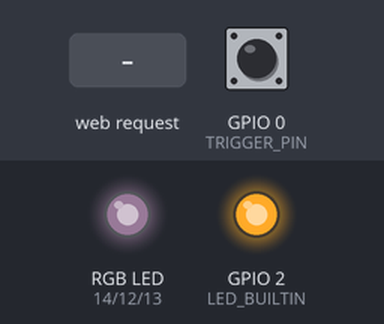
Simulated run of this sketch. Board: ESP8266 (NodeMCU). Shown: an RGB LED mixed from three pins (HIGH = lit), output pins drawn as LEDs (lit = HIGH, except the on-board LED, lit = LOW). Inputs (shaded band) come from the test bench; at power-on: GPIO 0 (TRIGGER_PIN) HIGH. Dim RGB values are drawn brighter than linear; WiFi joins after 1.5 s; servers stay silent unless stated; random numbers use the default seed unless the sketch sets one; what the sketch prints to the serial monitor is not drawn.

Above: at 1.25 s.
1.3 s: HTTP request GET /config received
4.3 s: HTTP request GET /control?redrange=1 received
At 5.3 s:
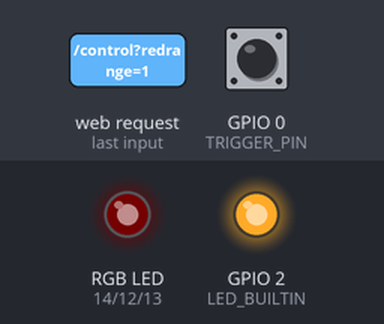
6.1 s: HTTP request GET /control?redrange=120 received
At 7.6 s:
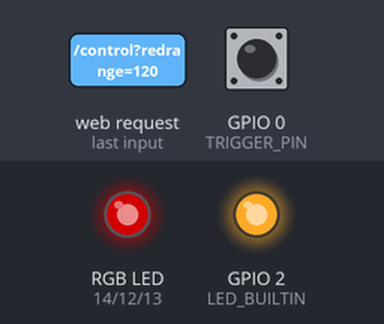
7.9 s: HTTP request GET /control?greenrange=1 received
At 9.2 s:
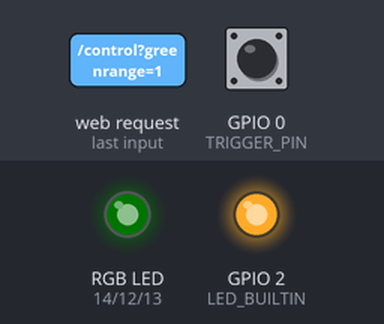
9.7 s: HTTP request GET /control?greenrange=120 received
At 10.6 s:
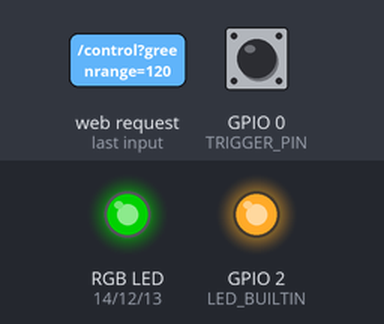
11.5 s: HTTP request GET /control?auto_cycle=120&redrange=120&greenrange=120 received
At 13.2 s:
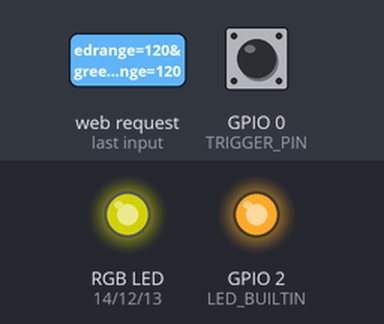
Timing chart, 0 to 14.3 s (numbered marks = the images above; inputs shaded):
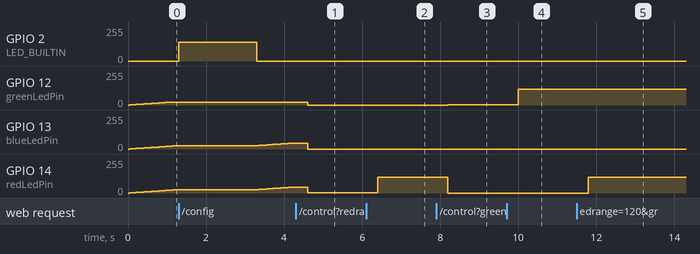

The sketch:

diy_3d_printed_wifi_table_lamp.ino
```cpp
/*
 * DIY 3D printed WiFi table lamp
 *
 * Created by: Alex Risteski - Svarc
 * Created for: SelfTaughtStuff
 * Channel URL: https://www.youtube.com/@self_taught_stuff
 *
 * Install "ESP8266 Community" boards definitions
 * More info on how to install them here: https://github.com/esp8266/Arduino
 *
*/

#include <ESP8266WiFi.h>
#include <WiFiClient.h>
#include <ESP8266WebServer.h>
#include <StreamString.h>
#include <math.h>
#define TRIGGER_PIN 0
#ifndef APSSID
  #define APSSID "STS RGB Table Lamp"
  #define APPSK "letitbelight"
#endif

const char* ssid = APSSID;
const char* password = APPSK;
int brightness = 0;
float intensity = 1;
int red = 0;
int green = 0;
int blue = 0;
int new_red = 0;
int new_green = 0;
int new_blue = 0;
bool cycle = true;
bool up = true;
bool config_enabled = false;
bool control_enabled = false;
unsigned long previous_time = 0;
unsigned long led_previous_time = 0;
unsigned long pwm_delay = 2;
unsigned long led_pwm_delay = 50;
unsigned long wifi_connection_start = 0;

#define redLedPin 14
#define greenLedPin 12
#define blueLedPin 13

ESP8266WebServer server(80);

// Homepage HTML/CSS/JS (WiFi configuration page)
const char homepage[]PROGMEM=R"=====(
<!DOCTYPE html><html><head> <title>STS RGB Table Lamp</title> <meta name="viewport" content="width=device-width, initial-scale=1"> <style type="text/css"> body{margin: 0; padding: 0; width: 100%%; height: 100%%; background:linear-gradient(to bottom,#7f8c8d,#95a5a6); background-repeat: no-repeat; background-attachment: fixed;}.main{display: block; position:absolute; height:auto; bottom:0; top:0; left:0; right:0; margin: 20px; background-color: green; padding: 20px; background:#2c3e50; border-radius:10px; box-shadow:5px 20px 50px #000; text-align: center;}.title{font-size:5vw; color: #fff;}.form_wrap{padding: 0; margin: 0; width: 100%%; display: block;}small{font-size:3vw; color: #fff;}.input_wrap{padding: 10px; position: relative;}input{font-size: 5vw; text-align: center; width: 100%%; border-radius: 10px; background-color: #34495e; border: none; box-shadow:2px 5px 5px #233140; color: #95a5a6; padding: 5px;}button{background: #27ae60; font-size: 1em; border: none; border-radius: 5px; transition: 0.2s ease-in; width: 100%%; height: 100%%; min-height: 50px; font-size: 3vw; box-shadow:2px 5px 5px #233140;}button:hover{background:#2ecc71;}.input_wrap i{position: absolute; right: 10px; font-size: 5vw; cursor: pointer; color: #95a5a6; z-index: 9999; display: flex; align-items: center; height: 100%%; top: 0;}</style> <link rel="stylesheet" href="https://cdnjs.cloudflare.com/ajax/libs/font-awesome/5.13.0/css/all.min.css"></head><body> <div class="main"> <div class="form_wrap"> <label class="title" aria-hidden="true">STS RGB Table Lamp</label> <hr> <form id="form" action="/config" method="GET"> <p><small>Enter your router SSID and Password.</small></p><div class="input_wrap"> <input type="text" name="ssid" placeholder="SSID" required=""> </div><div class="input_wrap"> <input id="id_password" type="password" name="password" placeholder="Password" required=""> <i class="far fa-eye" id="togglePassword"></i> </div><div class="input_wrap"> <button type="submit" form="form" value="Submit">Connect</button> </div></form> </div></div></body><script type="text/javascript">(function(){const togglePassword=document.querySelector('#togglePassword'); const password=document.querySelector('#id_password'); togglePassword.addEventListener('click', function (e){const type=password.getAttribute('type')==='password' ? 'text' : 'password'; password.setAttribute('type', type); this.classList.toggle('fa-eye-slash');});})();</script></html>
)=====";

// Wifi connection page
const char connection_page[]PROGMEM=R"=====(
<!DOCTYPE html><html><head> <title>STS RGB Table Lamp</title> <meta name="viewport" content="width=device-width, initial-scale=1"> <style type="text/css"> body{margin: 0; padding: 0; width: 100%%; height: 100%%; background:linear-gradient(to bottom,#7f8c8d,#95a5a6); background-repeat: no-repeat; background-attachment: fixed;}.main{display: block; position:absolute; height:auto; bottom:0; top:0; left:0; right:0; margin: 20px; background-color: green; padding: 20px; background:#2c3e50; border-radius:10px; box-shadow:5px 20px 50px #000; text-align: center;}.title{font-size:5vw; color: #fff;}.form_wrap{padding: 0; margin: 0; width: 100%%; display: block;}small{font-size:3vw; color: #fff;}</style></head><body> <div class="main"> <label class="title" aria-hidden="true">STS RGB Table Lamp</label> <hr> <div class="form_wrap"> <small> <p>Device is trying to connect...</p><p>Wait for 10 seconds, then check the blue status LED.</p><p>If the LED is constantly on, open your router and find the ip of the device named STS_RGB_Table_Lamp, then add `/control` after the ip and open that URL in your browser</p><p>If the LED is blinking, connection failed, try setting the SSID and password of your WiFi again.</p></small> </div></div></body></html>
)=====";

void setup() {
  #ifdef WIFI_IS_OFF_AT_BOOT
    enableWiFiAtBootTime();
  #endif
  Serial.begin(115200);
  while(!Serial);
  pinMode(LED_BUILTIN, OUTPUT);
  pinMode(redLedPin, OUTPUT);
  pinMode(greenLedPin, OUTPUT);
  pinMode(blueLedPin, OUTPUT);
  pinMode(TRIGGER_PIN, INPUT);
}

void loop() {
  check_connection();
  check_restart();
  change_led_status();
}

// Checks if the device is connected to the router
// If not connected fade the led in and out, start AP for client to connect and config the WiFi credentials
// If connected wait for client request
void check_connection(){
  if(WiFi.status() != WL_CONNECTED) {
    fade_led_not_connected();
    handle_wifi_config();
  } else {
    handle_control();
    digitalWrite(LED_BUILTIN, LOW);
  }
}

// Handle the request
// If control is enable (false on start) handle the client by serving the requested route
// If control not enabled register route "/control" and enable the control
void handle_control(){
  if(control_enabled){
    server.handleClient();
  } else {
    server.on("/control", provideControl);
    control_enabled = true;
  }
}

// Check for control
// If auto cycle selected set the values of the lights to 0 and start cycling
// Otherwise set the values of the lights to the GET parameters and serve the control page
void provideControl(){
  if(server.arg("auto_cycle").toInt() == 1){
    red = 0;
    green = 0;
    blue = 0;
    cycle = true;
  } else {
    if(server.arg("redrange") == "" && server.arg("greenrange") == "" && server.arg("bluerange") == "" && server.arg("whiterange") == "" && server.arg("intensity") == ""){
      cycle = true;
    } else {
      cycle = false;
    }
    if(server.arg("intensity") != ""){
      intensity = server.arg("intensity").toFloat();
    }
    red = round(server.arg("redrange").toInt() * intensity);
    green = round(server.arg("greenrange").toInt() * intensity);
    blue = round(server.arg("bluerange").toInt() * intensity);
  }
  StreamString controlpage;
  controlpage.reserve(10000);
  // Control page start
  controlpage.printf("\
<!DOCTYPE html>\
<html>\
<head>\
  <title>STS RGB Table Lamp</title>\
  <meta name=\"viewport\" content=\"width=device-width, initial-scale=1\">\
  <style type=\"text/css\">\
    body {\
      margin: 0;\
      padding: 0;\
      width: 100%%;\
      height: 100%%;\
      background:linear-gradient(to bottom,#7f8c8d,#95a5a6);\
      background-repeat: no-repeat;\
      background-attachment: fixed;\
    }\
    .main {\
      display: block;\
      position:absolute;\
      height:auto;\
      bottom:0;\
      top:0;\
      left:0;\
      right:0;\
      margin: 20px;\
      background-color: green;\
      padding: 20px;\
      background:#2c3e50;\
      border-radius:10px;\
      box-shadow:5px 20px 50px #000;\
      text-align: center;\
    }\
    .title {\
      font-size:5vw;\
      color: #fff;\
    }\
    .form_wrap {\
      padding: 0;\
      margin: 0;\
      width: 100%%;\
      display: block;\
    }\
    .colorcyclewrapper {\
      min-width: 100%%;\
      min-height: 50px;\
      margin-bottom: 10px;\
    }\
    .colorcyclewrapper button {\
      background: #27ae60;\
      font-size: 1em;\
      border: none;\
      border-radius: 5px;\
      transition: 0.2s ease-in;\
      width: 100%%;\
      height: 100%%;\
      min-height: 50px;\
    }\
    .colorcyclewrapper button:hover {\
      background:#2ecc71;\
    }\
    .slidecontainer {\
      width: 100%%;\
    }\
    .slider {\
      -webkit-appearance: none;\
      appearance: none;\
      width: 80%%;\
      height: 25px;\
      background: #4e6d8c;\
      outline: none;\
      -webkit-transition: .2s;\
      transition: opacity .2s;\
      border-radius: 10px;\
    }\
    .slider:hover {\
      opacity: 1;\
    }\
    .slider::-webkit-slider-thumb {\
      -webkit-appearance: none;\
      appearance: none;\
      width: 25px;\
      height: 25px;\
      background: #04AA6D;\
      cursor: pointer;\
    }\
    .slider::-moz-range-thumb {\
      width: 25px;\
      height: 25px;\
      background: #04AA6D;\
      cursor: pointer;\
    }\
    .night{\
      width: 25px;\
      display: inline-block;\
      height: 25px;\
      background-color: #000;\
      margin: 0;\
      padding: 0;\
      border-radius: 25px;\
    }\
    .day{\
      width: 25px;\
      display: inline-block;\
      height: 25px;\
      background-color: #fff;\
      margin: 0;\
      padding: 0;\
      border-radius: 25px;\
    }\
    .sel_col {\
      -webkit-box-shadow:inset 0px 0px 0px 10px #2c3e50;\
      -moz-box-shadow:inset 0px 0px 0px 10px #2c3e50;\
      box-shadow:inset 0px 0px 0px 10px #2c3e50;\
    }\
  </style>\
  <link rel=\"stylesheet\" href=\"https://cdnjs.cloudflare.com/ajax/libs/font-awesome/5.13.0/css/all.min.css\">\
</head>\
<body>\
  <div class=\"main\">\
    <label class=\"title\" aria-hidden=\"true\">STS RGB Table Lamp</label>\
    <hr>\
    <div class=\"colorcyclewrapper\">\
      <a href=\"/control?auto_cycle=1\"><button>Auto Cycle</button></a>\
    </div>\
    <div class=\"slidecontainer\">\
      <span class=\"night\"></span>\
      <input type=\"range\" min=\"0\" max=\"1\" value=\"%f\" step=\"0.1\" class=\"slider\" id=\"myRange\" onchange=\"setBrightness()\">\
      <span class=\"day\"></span>\
    </div>\
    <div class=\"form_wrap\">\
    </div>\
  </div>\
</body>\
<script type=\"text/javascript\">\
  (function() {\
    let main = document.querySelector('.main');\
    let form_wrap = document.querySelector('.form_wrap');\
    let wrap_width = form_wrap.getBoundingClientRect().width;\
    let main_height = main.getBoundingClientRect().height;\
    let box_width = Math.round(wrap_width/9);\
    let title = document.querySelector('.title');\
    let title_height = title.offsetHeight;\
    let hr = document.querySelector('hr');\
    let hr_height = hr.getBoundingClientRect().height;\
    let cycle = document.querySelector('.colorcyclewrapper');\
    let cycle_height = cycle.getBoundingClientRect().height;\
    let wrapper_height = Math.floor(main_height - title_height - hr_height - cycle_height - 10);\
    let box_height = Math.floor(wrapper_height/11);\
    var i = 0;\
    var r = 255;\
    var g = 0;\
    var b = 0;\
    var colors = [];\
    for (g = 0; g < 255; g += 17) {\
      colors.push([r, g, b]);\
      i++;\
    }\
    for (r = 255; r > 0; r -= 17) {\
      colors.push([r, g, b]);\
      i++;\
    }\
    for (b = 0; b < 255; b += 17) {\
      colors.push([r, g, b]);\
      i++;\
    }\
    for (g = 255; g > 0; g -= 17) {\
      colors.push([r, g, b]);\
      i++;\
    }\
    for (r = 0; r < 255; r += 17) {\
      colors.push([r, g, b]);\
      i++;\
    }\
    for (b = 255; b > 0; b -= 17) {\
      colors.push([r, g, b]);\
      i++;\
    }\
    for (var shade = 0; shade < 255; shade+= 31) {\
      if(255 - shade < 31){\
        shade = 255;\
      }\
      colors.push([shade, shade, shade]);\
      i++;\
    }\
    colors.forEach(make_color_box);\
    function make_color_box(item, index, arr) {\
      var url_red = new URLSearchParams(window.location.search).get(\"redrange\");\
      var url_green = new URLSearchParams(window.location.search).get(\"greenrange\");\
      var url_blue = new URLSearchParams(window.location.search).get(\"bluerange\");\
      if(url_red == item[0] && url_green == item[1] && url_blue == item[2]){\
        form_wrap.innerHTML += '<a class=\"sel_col\" href=\"/control?redrange=' + item[0] + '&greenrange=' + item[1] + '&bluerange=' + item[2] + '&intensity=%f\" style=\"display:inline-block;height:' + (box_height - 10) + 'px;width:11%%;background-color: rgb(' + item[0] + ',' + item[1] + ',' + item[2] + ');box-sizing: border-box;-moz-box-sizing: border-box;-webkit-box-sizing: border-box;border:1px solid #2c3e50\"><div class=\"colors\" style=\"display:inline-block;width:11%%;\"></div></a>';\
      } else {\
        form_wrap.innerHTML += '<a href=\"/control?redrange=' + item[0] + '&greenrange=' + item[1] + '&bluerange=' + item[2] + '&intensity=%f\" style=\"display:inline-block;height:' + (box_height - 10) + 'px;width:11%%;background-color: rgb(' + item[0] + ',' + item[1] + ',' + item[2] + ');box-sizing: border-box;-moz-box-sizing: border-box;-webkit-box-sizing: border-box;border:1px solid #2c3e50\"><div class=\"colors\" style=\"display:inline-block;width:11%%;\"></div></a>';\
      }\
    }\
  })();\
  function setBrightness(){\
    let slider = document.querySelector('.slider');\
    window.open(\"/control?intensity=\" + slider.value + \"&redrange=%d&greenrange=%d&bluerange=%d\",\"_self\");\
  }\
</script>\
</html>", intensity, intensity, intensity, server.arg("redrange").toInt(), server.arg("greenrange").toInt(), server.arg("bluerange").toInt());
  // Control page end
  server.send(200, "text/html", controlpage.c_str());
  delay(300);
}

// If config is enabled then handle the client request and serve the route requested
// If config not enabled start AP and declare the routes for configuring WiFi credentials
void handle_wifi_config(){
  if(config_enabled){
    server.handleClient();
  } else {
    WiFi.softAP(ssid, password);
    IPAddress myIP = WiFi.softAPIP();
    Serial.print("AP IP address: ");
    Serial.println(myIP);
    server.on("/", displayConfig);
    server.on("/config", saveConfig);
    server.begin();
    config_enabled = true;
  }
}

// Serves the config page
void displayConfig() {
  server.send(200, "text/html", homepage);
  delay(300);
}

// Handles the WiFi credentials configuration, calls the connection function and serves the connection page
void saveConfig(){
  String message = "";
  if (server.arg("ssid") == "" || server.arg("password") == ""){
    message = "ssid or password not found";
  }else{
    message = "ssid argument = ";
    message += server.arg("ssid");
    message += " | password argument = ";
    message += server.arg("password");
  }
  Serial.println(message);
  server.send(200, "text/html", connection_page);
  delay(500);
  make_connection(server.arg("ssid"), server.arg("password"));
}

// Makes the WiFi connection and restarts the device to save the credentials to the ESP8266 chip
void make_connection(String ssid, String password){
  WiFi.disconnect();
  #ifdef WIFI_IS_OFF_AT_BOOT
    enableWiFiAtBootTime();
  #endif
  WiFi.mode(WIFI_STA);
  WiFi.hostname("STS_RGB_Table_Lamp");
  WiFi.begin(ssid, password);
  wifi_connection_start = millis();
  while (WiFi.status() != WL_CONNECTED) {
    delay(500);
    Serial.print(".");
    if(millis() - wifi_connection_start > 10000){
      flush_config();
      break;
    }
  }
  Serial.println("connection successful");
}

// Checks if the restart button is pressed
void check_restart(){
  if( digitalRead(TRIGGER_PIN) == LOW ){
    delay(100);
    flush_config();
  }
}

// Flushes the saved WiFi credentials from the ESP8266 chip and restarts the device
void flush_config(){
    WiFi.disconnect();
    WiFi.persistent(false);
    Serial.println("wifi config flushed");
    ESP.restart();
}

// Fade the led in and out when not connected to the WiFi
void fade_led_not_connected(){
  if(millis() >= previous_time + pwm_delay){
    previous_time = millis();
    if(!up){
      if(brightness == 0){
        brightness ++;
        up = true;
      } else {
        brightness --;
      }
    } else {
      if(brightness == 255){
        brightness --;
        up = false;
      } else {
        brightness ++;
      }
    }
  }
  analogWrite(LED_BUILTIN, brightness);
}

// Checks the light mode
// If cycle selected then call the function to cycle the colors
// Otherwise set the lights to the new values
void change_led_status(){
  if(cycle){
    cycle_colors();
  } else {
    analogWrite(redLedPin, red);
    analogWrite(greenLedPin, green);
    analogWrite(blueLedPin, blue);
  }
}

// Function to randomly cycle the color of the light
void cycle_colors(){
  if(millis() >= led_previous_time + led_pwm_delay){
    led_previous_time = millis();
    if(new_red == red && new_green == green && new_blue == blue){
     new_red = random(0, 255);
     new_green = random(0, 255);
     new_blue = random(0, 255);
    }
    if(new_red != red){
      if(new_red > red){
        red++;
      } else {
        red--;
      }
    }
    if(new_green != green){
      if(new_green > green){
        green++;
      } else {
        green--;
      }
    }
    if(new_blue != blue){
      if(new_blue > blue){
        blue++;
      } else {
        blue--;
      }
    }
    analogWrite(redLedPin, red);
    analogWrite(greenLedPin, green);
    analogWrite(blueLedPin, blue);
  }
}
```

Measured:
- after the input at 4.3 s, GPIO 12 (greenLedPin): 19/255 → 0/255 after 0.30 s
- after the input at 6.1 s, GPIO 14 (redLedPin): 1/255 → 120/255 after 0.30 s
- after the input at 7.9 s, GPIO 12 (greenLedPin): 0/255 → 1/255 after 0.30 s; GPIO 14 (redLedPin): 120/255 → 0/255 after 0.30 s
- after the input at 9.7 s, GPIO 12 (greenLedPin): 1/255 → 120/255 after 0.30 s
- after the input at 11.5 s, GPIO 14 (redLedPin): 0/255 → 120/255 after 0.30 s
